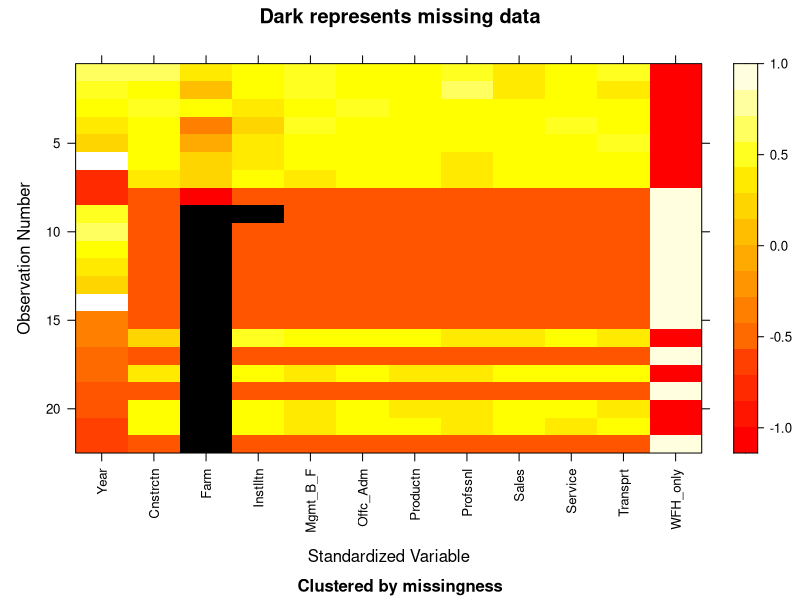
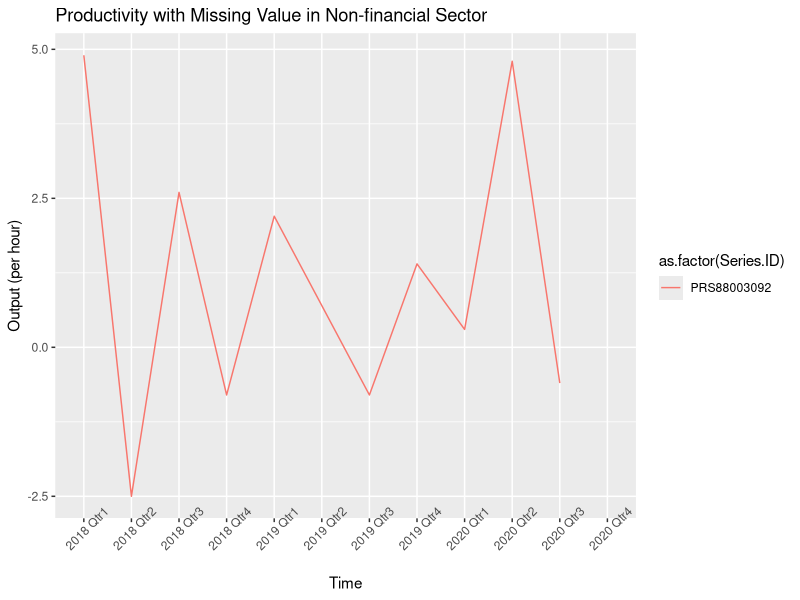

R code for these plots, in order:
## ---- chunk 1
library(readxl)
library(readr)
library(tidyverse)
library(mi)
before <- read_csv("./data/before.csv")
## ---- chunk 2
colSums(is.na(before))

#visualizing missing values
before <- as.data.frame(before)
x <- missing_data.frame(before)
image(x)
## ---- chunk 3
non_financial_corporations_pro <- read.csv("./data/non_financial_corporations_productivity.csv", header=T,stringsAsFactors = F)
tail(non_financial_corporations_pro,4)
newrow <- data.frame(Series.ID="PRS88003092",
                     Year=2020,
                     Period="Q04",
                     Label="2020 Qtr4",
                     Value=NA)
non_financial_corporations_pro <- rbind(non_financial_corporations_pro, newrow)
tail(non_financial_corporations_pro,4)

# Plot with missing value
ggplot(data = non_financial_corporations_pro, aes(x = Label, y = Value,group=as.factor(Series.ID),color=as.factor(Series.ID))) + 
  geom_line() + 
  #ylim(-1,5)+
  theme(axis.text.x=element_text(angle = 45)) +
  ggtitle("Productivity with Missing Value in Non-financial Sector") +
  xlab("Time") + ylab("Output (per hour)")
